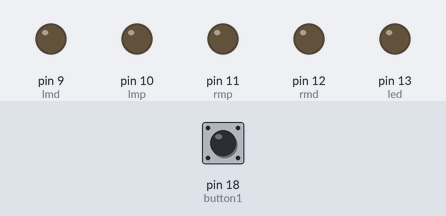
Simulated run of this sketch. Board: Arduino Mega 2560, built with avr-gcc and run on an emulated ATmega2560. Shown: output pins drawn as LEDs (lit = HIGH). Dashed ring = blinking. The test bench sets the inputs (shaded band); at power-on: pin 18 (button1) LOW.

Above: at 0.8 s.
0.9 s: pin 18 (button1) pulled HIGH for 0.15 s
At 6.3 s:
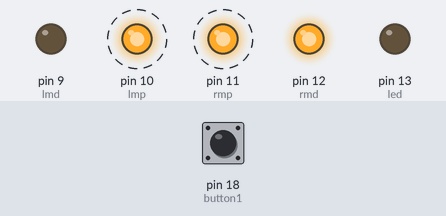
At 7.8 s:
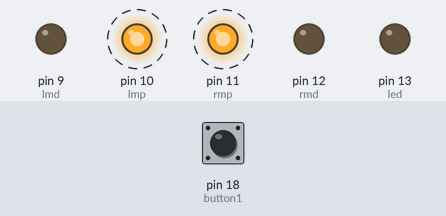
Timing chart, 0 to 16.0 s (numbered marks = the images above; inputs shaded):
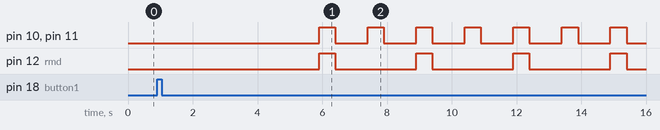

Measured:
- after the input at 0.9 s, pin 10 (lmp), pin 11 (rmp): alternates HIGH for 0.50 s and LOW for 1.0 s, starting after 5.0 s; pin 12 (rmd): alternates HIGH for 0.50 s and LOW for 2.5 s, starting after 5.0 s

The sketch:

Sumo-Motor-Test.ino
```cpp
//Sumo-Motor-Test
//Code to test the fully built sumo robots driving ability

#include <QTRSensors.h>   //Pololu's Reflectance Senosor Library
#include <Sumo.h>         //Library for running the Custom Sumo Robot

Sumo sumo;    //Create a Sumo robot object called sumo

//setup code that runs when the robot is turned on
void setup() {
    bool run = false;      //create a boolean that tells us if the button has been pressed to run the sumo program
                            //Set it to false because button has not been pressed

  //wait for button1 to be pressed
  //Once button1 is pressed, the robot will wait 5 seconds, and the main code will run
  while(run == false)
  {
    run = sumo.readButton1();   //check to see if button 1 was pressed
    if(run == true)   //If the button was pressed
    {
        delay(5000);   //wait 5 seconds before running main code
     }
  }
  //We waited until button 1 was pressed and then waited the mandatory 5 seconds
  //End Setup
  //Run Main Code
}
//End of Setup Code

//Main Motor-Test Code which repeats forever
void loop() {
  sumo.Drive(100, 100);
  //digitalWrite(9, LOW);
  //analogWrite(10, 255);
  delay(500);
  sumo.Drive(0, 0);
  delay(1000);
  digitalWrite(9, LOW);
  analogWrite(10, 255);
  digitalWrite(12, LOW);
  analogWrite(11, 255);
  delay(500);
  sumo.Drive(0, 0);
  delay(1000);
 /* sumo.Drive(-100, -100);
  delay(500);
  sumo.Drive(0, 0);
  delay(1000);
  sumo.Drive(-100, 0);
  delay(500);
  sumo.Drive(0, 0);
  delay(1000);
  sumo.Drive(0, -100);
  delay(500);
  sumo.Drive(0, 0);
  delay(1000);*/

}
```

QTRSensors.h
```cpp
/*
  QTRSensors.h - Library for using Pololu QTR reflectance
    sensors and reflectance sensor arrays: QTR-1A, QTR-8A, QTR-1RC, and
    QTR-8RC.  The object used will determine the type of the sensor (either
    QTR-xA or QTR-xRC).  Then simply specify in the constructor which
    Arduino I/O pins are connected to a QTR sensor, and the read() method
    will obtain reflectance measurements for those sensors.  Smaller sensor
    values correspond to higher reflectance (e.g. white) while larger
    sensor values correspond to lower reflectance (e.g. black or a void).

    * QTRSensorsRC should be used for QTR-1RC and QTR-8RC sensors.
    * QTRSensorsAnalog should be used for QTR-1A and QTR-8A sensors.
*/

/*
 * Written by Ben Schmidel et al., October 4, 2010
 * Copyright (c) 2008-2012 Pololu Corporation. For more information, see
 *
 *   http://www.pololu.com
 *   http://forum.pololu.com
 *   http://www.pololu.com/docs/0J19
 *
 * You may freely modify and share this code, as long as you keep this
 * notice intact (including the two links above).  Licensed under the
 * Creative Commons BY-SA 3.0 license:
 *
 *   http://creativecommons.org/licenses/by-sa/3.0/
 *
 * Disclaimer: To the extent permitted by law, Pololu provides this work
 * without any warranty.  It might be defective, in which case you agree
 * to be responsible for all resulting costs and damages.
 */

#ifndef QTRSensors_h
#define QTRSensors_h

#define QTR_EMITTERS_OFF 0
#define QTR_EMITTERS_ON 1
#define QTR_EMITTERS_ON_AND_OFF 2

#define QTR_NO_EMITTER_PIN  255

#define QTR_MAX_SENSORS 16

// This class cannot be instantiated directly (it has no constructor).
// Instead, you should instantiate one of its two derived classes (either the
// QTR-A or QTR-RC version, depending on the type of your sensor).
class QTRSensors
{
  public:

    // Reads the sensor values into an array. There *MUST* be space
    // for as many values as there were sensors specified in the constructor.
    // Example usage:
    // unsigned int sensor_values[8];
    // sensors.read(sensor_values);
    // The values returned are a measure of the reflectance in abstract units,
    // with higher values corresponding to lower reflectance (e.g. a black
    // surface or a void).
    // If measureOffAndOn is true, measures the values with the
    // emitters on AND off and returns on - (timeout - off).  If this
    // value is less than zero, it returns zero.
    // This method will call the appropriate derived class's readPrivate(),
    // which is defined as a virtual function in the base class and
    // overridden by each derived class's own implementation.
    void read(unsigned int *sensor_values, unsigned char readMode = QTR_EMITTERS_ON);

    // Turn the IR LEDs off and on.  This is mainly for use by the
    // read method, and calling these functions before or
    // after the reading the sensors will have no effect on the
    // readings, but you may wish to use these for testing purposes.
    void emittersOff();
    void emittersOn();

    // Reads the sensors for calibration.  The sensor values are
    // not returned; instead, the maximum and minimum values found
    // over time are stored internally and used for the
    // readCalibrated() method.
    void calibrate(unsigned char readMode = QTR_EMITTERS_ON);

    // Resets all calibration that has been done.
    void resetCalibration();

    // Returns values calibrated to a value between 0 and 1000, where
    // 0 corresponds to the minimum value read by calibrate() and 1000
    // corresponds to the maximum value.  Calibration values are
    // stored separately for each sensor, so that differences in the
    // sensors are accounted for automatically.
    void readCalibrated(unsigned int *sensor_values, unsigned char readMode = QTR_EMITTERS_ON);

    // Operates the same as read calibrated, but also returns an
    // estimated position of the robot with respect to a line. The
    // estimate is made using a weighted average of the sensor indices
    // multiplied by 1000, so that a return value of 0 indicates that
    // the line is directly below sensor 0, a return value of 1000
    // indicates that the line is directly below sensor 1, 2000
    // indicates that it's below sensor 2000, etc.  Intermediate
    // values indicate that the line is between two sensors.  The
    // formula is:
    //
    //    0*value0 + 1000*value1 + 2000*value2 + ...
    //   --------------------------------------------
    //         value0  +  value1  +  value2 + ...
    //
    // By default, this function assumes a dark line (high values)
    // surrounded by white (low values).  If your line is light on
    // black, set the optional second argument white_line to true.  In
    // this case, each sensor value will be replaced by (1000-value)
    // before the averaging.
    int readLine(unsigned int *sensor_values, unsigned char readMode = QTR_EMITTERS_ON, unsigned char white_line = 0);

    // Calibrated minumum and maximum values. These start at 1000 and
    // 0, respectively, so that the very first sensor reading will
    // update both of them.
    //
    // The pointers are unallocated until calibrate() is called, and
    // then allocated to exactly the size required.  Depending on the
    // readMode argument to calibrate, only the On or Off values may
    // be allocated, as required.
    //
    // These variables are made public so that you can use them for
    // your own calculations and do things like saving the values to
    // EEPROM, performing sanity checking, etc.
    unsigned int *calibratedMinimumOn;
    unsigned int *calibratedMaximumOn;
    unsigned int *calibratedMinimumOff;
    unsigned int *calibratedMaximumOff;

    ~QTRSensors();

  protected:

    QTRSensors()
    {

    };

    void init(unsigned char *pins, unsigned char numSensors, unsigned char emitterPin);

    unsigned char *_pins;
    unsigned char _numSensors;
    unsigned char _emitterPin;
    unsigned int _maxValue; // the maximum value returned by this function

  private:

    virtual void readPrivate(unsigned int *sensor_values) = 0;

    // Handles the actual calibration. calibratedMinimum and
    // calibratedMaximum are pointers to the requested calibration
    // arrays, which will be allocated if necessary.
    void calibrateOnOrOff(unsigned int **calibratedMinimum,
                          unsigned int **calibratedMaximum,
                          unsigned char readMode);
};


// Object to be used for QTR-1RC and QTR-8RC sensors
class QTRSensorsRC : public QTRSensors
{
  public:

    // if this constructor is used, the user must call init() before using
    // the methods in this class
    QTRSensorsRC();

    // this constructor just calls init()
    QTRSensorsRC(unsigned char* pins, unsigned char numSensors,
          unsigned int timeout = 4000, unsigned char emitterPin = 255);

    // The array 'pins' contains the Arduino pin number for each sensor.

    // 'numSensors' specifies the length of the 'pins' array (i.e. the
    // number of QTR-RC sensors you are using).  numSensors must be
    // no greater than 16.

    // 'timeout' specifies the length of time in microseconds beyond
    // which you consider the sensor reading completely black.  That is to say,
    // if the pulse length for a pin exceeds 'timeout', pulse timing will stop
    // and the reading for that pin will be considered full black.
    // It is recommended that you set timeout to be between 1000 and
    // 3000 us, depending on things like the height of your sensors and
    // ambient lighting.  Using timeout allows you to shorten the
    // duration of a sensor-reading cycle while still maintaining
    // useful analog measurements of reflectance

    // 'emitterPin' is the Arduino pin that controls the IR LEDs on the 8RC
    // modules.  If you are using a 1RC (i.e. if there is no emitter pin),
    // or if you just want the emitters on all the time and don't want to
    // use an I/O pin to control it, use a value of 255 (QTR_NO_EMITTER_PIN).
    void init(unsigned char* pins, unsigned char numSensors,
          unsigned int timeout = 2000, unsigned char emitterPin = QTR_NO_EMITTER_PIN);


  private:

    // Reads the sensor values into an array. There *MUST* be space
    // for as many values as there were sensors specified in the constructor.
    // Example usage:
    // unsigned int sensor_values[8];
    // sensors.read(sensor_values);
    // The values returned are a measure of the reflectance in microseconds.
    void readPrivate(unsigned int *sensor_values);
};


// Object to be used for QTR-1A and QTR-8A sensors
class QTRSensorsAnalog : public QTRSensors
{
  public:

    // if this constructor is used, the user must call init() before using
    // the methods in this class
    QTRSensorsAnalog();

    // this constructor just calls init()
    QTRSensorsAnalog(unsigned char* pins,
        unsigned char numSensors, unsigned char numSamplesPerSensor = 4,
        unsigned char emitterPin = 255);

    // the array 'pins' contains the Arduino analog pin assignment for each
    // sensor.  For example, if pins is {0, 1, 7}, sensor 1 is on
    // Arduino analog input 0, sensor 2 is on Arduino analog input 1,
    // and sensor 3 is on Arduino analog input 7.

    // 'numSensors' specifies the length of the 'analogPins' array (i.e. the
    // number of QTR-A sensors you are using).  numSensors must be
    // no greater than 16.

    // 'numSamplesPerSensor' indicates the number of 10-bit analog samples
    // to average per channel (i.e. per sensor) for each reading.  The total
    // number of analog-to-digital conversions performed will be equal to
    // numSensors*numSamplesPerSensor.  Note that it takes about 100 us to
    // perform a single analog-to-digital conversion, so:
    // if numSamplesPerSensor is 4 and numSensors is 6, it will take
    // 4 * 6 * 100 us = ~2.5 ms to perform a full readLine().
    // Increasing this parameter increases noise suppression at the cost of
    // sample rate.  The recommended value is 4.

    // 'emitterPin' is the Arduino pin that controls the IR LEDs on the 8RC
    // modules.  If you are using a 1RC (i.e. if there is no emitter pin),
    // or if you just want the emitters on all the time and don't want to
    // use an I/O pin to control it, use a value of 255 (QTR_NO_EMITTER_PIN).
    void init(unsigned char* analogPins, unsigned char numSensors,
        unsigned char numSamplesPerSensor = 4, unsigned char emitterPin = QTR_NO_EMITTER_PIN);


  private:

    // Reads the sensor values into an array. There *MUST* be space
    // for as many values as there were sensors specified in the constructor.
    // Example usage:
    // unsigned int sensor_values[8];
    // sensors.read(sensor_values);
    // The values returned are a measure of the reflectance in terms of a
    // 10-bit ADC average with higher values corresponding to lower
    // reflectance (e.g. a black surface or a void).
    void readPrivate(unsigned int *sensor_values);

    unsigned char _numSamplesPerSensor;
};


#endif
```

Sumo.h
```cpp
//The header file for the Sumo library
//Created in Notepad++

#ifndef Sumo_h
#define Sumo_h

#include <QTRSensors.h>
#include <Wire.h>
#include <LSM303.h>


class Sumo
{
	public:
		Sumo();

		bool readButton1();		//Function that returns true if button1 is pressed
		bool readButton2();		//Function that returns true if button2 is pressed

		bool lightSensors[4];	//the array of booleans indicating which light sensors
									//detect BLACK and which detect WHITE
		void LightSensorRead();	//Function for reading the reflectance sensors
									//Edits an array of booleans indicating which
									//sensors read BLACK and which read WHITE

		bool proxSensors[4];	//the an array of booleans indicating which sensors
									//detect an object and which do not
		void ProxSensorRead();	//Function for reading the proximity sensors
									//Edits an array of booleans indicating which
									//sensors detect an object and which do not

		LSM303 compass;		//Accelerometer object
		int Accel;			//The Accelerometer Sensor reading
		void AccelRead();	//The function to read the Accelerometer

		void Drive(int left, int right);	//Function that runs the drive motors
												//Left and Right should be inputs on the range
												//of -100 (full reverse) to 100 (full forward)
												//0 is for no motor movement

		void CalibrateLight();				//Function to Calibrate the reflectance sensors
												//Comes from the QTRRC Example code (lines 45-50)


		const int led = 13;		//led pin
		const int unconnectedPin = 23;		//Empty pin for initialize a random number generator

	private:
		//Sensors are labelled clockwise with the mini USB-port from the A-Star Mini facing 12:00

		const int L1 = 0;	//Light Sensor 1
		const int L2 = 1;	//Light Sensor 2
		const int L3 = 20;	//Light Sensor 3
		const int L4 = 21;	//Light Sensor 4

		const int p1 = 4;	//Proximity Sensor 1
		const int p2 = 5;	//Proximity Sensor 2
		const int p3 = 6;	//Proximity Sensor 3
		const int p4 = 7;	//Proximity Sensor 4

		const int rmd = 12; 		//Right motor direction
		const int rmp = 11;		//Right motor power
		const int lmp = 10;		//Left motor power
		const int lmd = 9;		//Left motor direction

		const int button1 = 18;	//Button to start Main Sumo Program
		const int button2 = 19; //Button to start Sensor Calibration


};

#endif
```

Source omitted: QTRSensors.cpp (17881 bytes), Sumo.cpp (9277 bytes)
